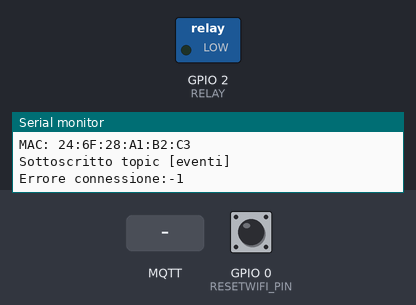
Recording of a sketch running on a simulated ESP8266 (NodeMCU). On the bench: switched loads named in the sketch (green lamp = pin HIGH), the last lines printed to the serial monitor. The inputs (shaded band) are chosen by the test bench; at power-on: GPIO 0 (RESETWIFI_PIN) HIGH. WiFi joins after 1.5 s; servers stay silent unless stated; no MQTT or app messages arrive unless stated.

Above: at 5.7 s.
5.8 s: MQTT message "1" arrives on the first subscribed topic
At 6.9 s:
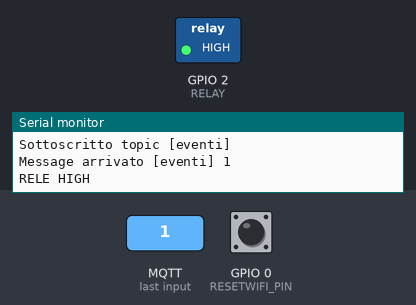
11.1 s: MQTT message "0" arrives on the first subscribed topic
At 12.0 s:
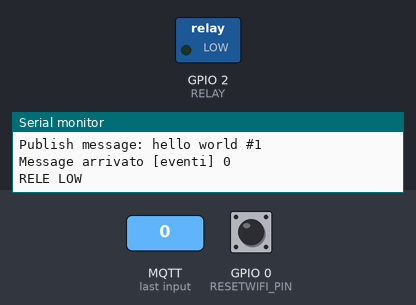
12.6 s: MQTT message "2" arrives on the first subscribed topic
At 13.1 s:
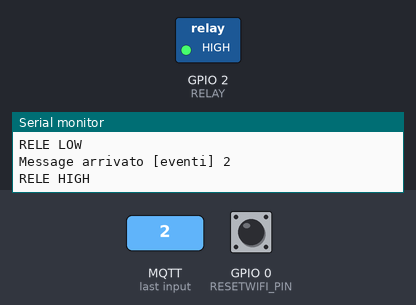
Timing chart, 0 to 15.6 s (numbered marks = the images above; inputs shaded):
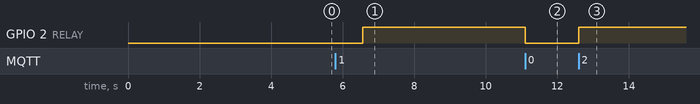

The sketch:

wifimanager_mqttSubscribe.ino
```cpp
#include <Bounce2.h> // Used for "debouncing" the pushbutton
#include <ESP8266WiFi.h>
#include <PubSubClient.h>
#include <DNSServer.h>            //Local DNS Server used for redirecting all requests to the configuration portal
#include <ESP8266WebServer.h>     //Local WebServer used to serve the configuration portal
#include <WiFiManager.h>          //https://github.com/tzapu/WiFiManager WiFi Configuration Magic
#include  <ESP8266mDNS.h>     //mDSN library (needed to detect local mqtt transparently)
#define RESETWIFI_PIN 0 //Definizione GPIO0
#define RELAY 2 //Definizione GPIO2

// MQTT server settings static/global DNS definitions.
const char* MQTT_SERVER = "openhabianpi"; // Mosquitto server.
const int MQTT_PORT = 1883;              // Your server port.
const char* MQTT_CLIENT_ID = "ESP8266_OUT";  // Client name.
const char* MQTT_USER = "xxxxxxxx";            // Your xxxxxxxx MQTT server user.
const char* MQTT_PASS = "xxxxxxxxxxxx";        // Your xxxxxxxxxxxx MQTT server user password.
const char* MQTT_TOPIC_E = "eventi"; // MQTT topics eventi
const char* MQTT_TOPIC_A = "alive_out"; // MQTT topics sopravvivenza
long lastMsg = 0;
char msg[50];
int value = 0;

WiFiClient wifiClient; // Declares a ESP8266WiFi client.
PubSubClient client(wifiClient); // Declare a MQTT client.
WiFiManager wifiManager; //WiFiManager. Local initialization. Once its business is done, there is no need to keep it around

void setup() {
    Serial.begin(115200); // Serial connection from ESP-01 via 3.3v console cable
    Serial.setDebugOutput(false);
    delay(3000); //Ritardo per inizializzare seriale;
    Serial.println("avvio");
    Serial.printf("MAC: %s\n", WiFi.macAddress().c_str());

    pinMode(RESETWIFI_PIN, INPUT); //Inizializzazione PIN RESET WIFI
    pinMode(RELAY, OUTPUT);
    wifiManager.autoConnect();
    client.setServer(MQTT_SERVER, 1883);
    //facciamo il subscribe del topic(canale) che vogliamo
    client.subscribe(MQTT_TOPIC_E);
    Serial.print("Sottoscritto topic [");
    Serial.print(MQTT_TOPIC_E);
    Serial.println("]");
    client.setCallback(callback);
}

void checkButton()  {
    if (digitalRead(RESETWIFI_PIN) == LOW) { // check for button press
        delay(50); // poor mans debounce/press-hold, code not ideal for production
        if (digitalRead(RESETWIFI_PIN) == LOW) {
            Serial.println("PulsanteReset...");
            // still holding button for 3000 ms, reset settings, code not ideaa for production
            delay(3000); // reset delay hold
            if (digitalRead(RESETWIFI_PIN) == LOW) {
                Serial.println("Reset acquisito");
                Serial.println("Esp restarting");
                wifiManager.resetSettings();
                ESP.restart();
            }
        }
    }
}


void reconnect() {
  while (!client.connected()) {
    Serial.print("Connessione a server MQTT...");
    if (client.connect(MQTT_CLIENT_ID, MQTT_USER, MQTT_PASS )) {
       Serial.println("connesso");
       client.subscribe(MQTT_TOPIC_E);
       Serial.print("Sottoscritto topic [");
       Serial.print(MQTT_TOPIC_E);
       Serial.println("]");
     } else {
      Serial.print("fallito con errore: ");
      Serial.println(client.state());
      Serial.print("Attendo 2 secondi e riprovo ...");
      delay(2000);
     }
  }
}
//funzione di callback invocata quando riceviamo un messaggio MQTT
void callback(char* topic, byte* payload, unsigned int length) {
  Serial.print("Message arrivato [");
  Serial.print(topic);
  Serial.print("] ");
  for (int i = 0; i < length; i++) {
    Serial.print((char)payload[i]);
  }
  Serial.println();

  // Switch on the LED if an 1 was received as first character
  if ((char)payload[0] == '0') {
    digitalWrite(RELAY, LOW);
    Serial.println("RELE LOW");// GPIO a massa
  } else {
    digitalWrite(RELAY, HIGH);// GPIO a positivo
    Serial.println("RELE HIGH");
  }
}

void loop() {
    if (!client.connected()) { // verifica stato della connessione al server MQTT, se false chiama funzione di riconnessione
      Serial.print("Errore connessione:");
      Serial.println(client.state());
      delay(2000);
      reconnect();
    }
    client.loop(); //Controlla messaggi e mantiene la connessione al server MQTT
    checkButton();
    long now = millis();
    if (now - lastMsg > 10000) {
      lastMsg = now;
      ++value;
      snprintf (msg, 75, "hello world #%ld", value);
      Serial.print("Publish message: ");
      Serial.println(msg);
      client.publish(MQTT_TOPIC_A, msg);
    }
}
```

Measured:
- after the input at 5.8 s, GPIO 2 (RELAY): LOW → HIGH after 0.76 s
- after the input at 11.1 s, GPIO 2 (RELAY): HIGH → LOW at once
- after the input at 12.6 s, GPIO 2 (RELAY): LOW → HIGH at once
